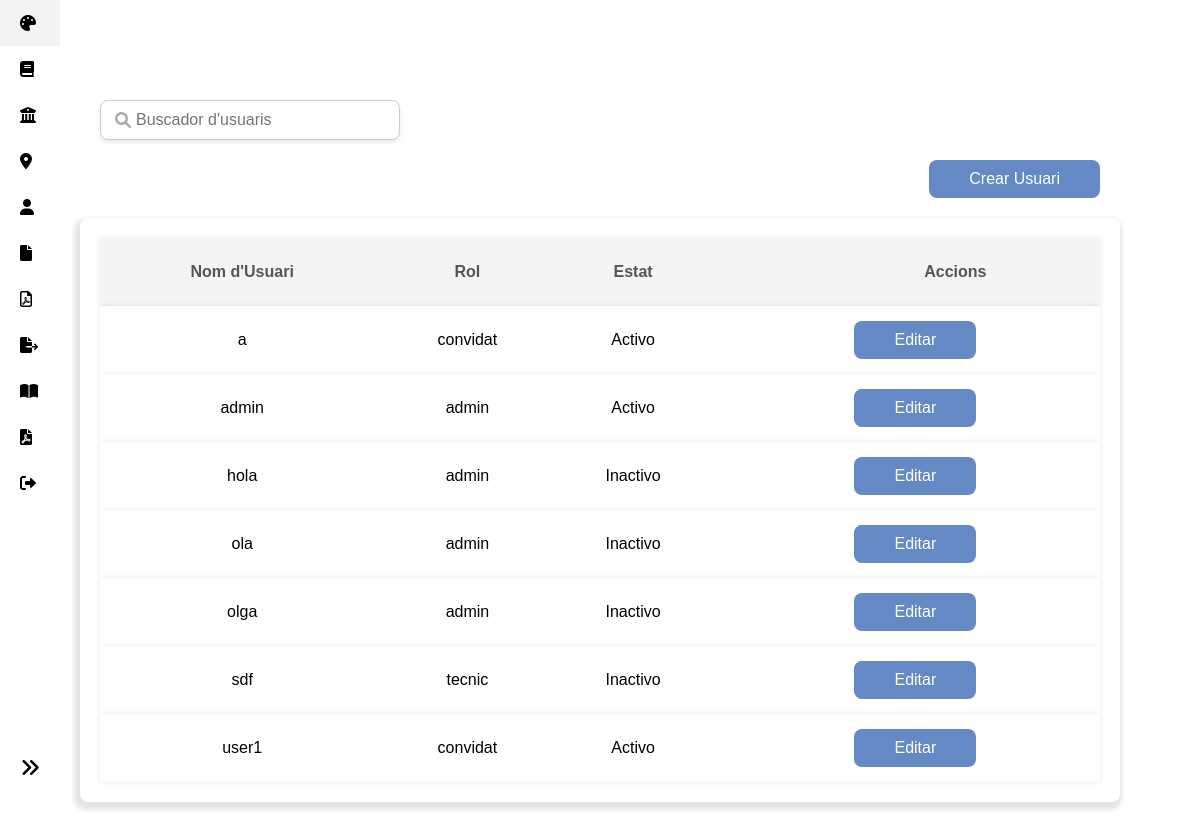
Page /index.php?controller=usuaris&action=listar_usuarios on the committed database.
### tables this page shows
CREATE TABLE `usuarios` (
  `nombre_usuario` varchar(50) NOT NULL,
  `password` varchar(255) NOT NULL,
  `rol_usuario` varchar(50) DEFAULT NULL,
  `estado` varchar(8) DEFAULT NULL
);

### autoload.php (called while the page is built, shortened)
<?php
function autocargar($nombreClase) {
    $baseDirectories = ['controllers', 'models', 'core'];
    $normalizedClassName = str_replace("\\", DIRECTORY_SEPARATOR, $nombreClase);
    foreach ($baseDirectories as $directory) {
        $file = "$directory/$normalizedClassName.php";
        if (file_exists($file)) {
            return;
        }
    }
    throw new Exception("Autoload fallat: La classe $nombreClase no s'ha trobat.");
}
?>

### controllers/UsuarisController.php (called while the page is built, shortened)
<?php
class UsuarisController {
    public function listar_usuarios() {
        $usuarioModel = new Usuario();
        $usuarios = $usuarioModel->mostrarTodos();
        require_once "views/usuarios/listarUsuarios.php";
    }
}

### models/database.php (called while the page is built)
<?php
class Database {
    private $db;
    public function conectar() {
        if ($this->db === null) {
            $config = $this->configBBDD();
            try {
                $this->db = new PDO(
                    "mysql:host={$config['host']};dbname={$config['dbname']}",
                    $config['username'],
                    $config['password']
                );
                $this->db->setAttribute(PDO::ATTR_ERRMODE, PDO::ERRMODE_EXCEPTION);
            } catch (PDOException $e) {
                error_log("Connexió a la base dades fallida " . $e->getMessage());
                throw new Exception("Error en la connexió de la base de dades");
            }
        }
        return $this->db;
    }
    private function configBBDD() {
        return [
            'host' => 'localhost',
            'dbname' => 'apellesfenosa',
            'username' => 'root',
            'password' => '',
        ];
    }
}
?>

### models/usuario.php (called while the page is built, shortened)
<?php
class Usuario extends Database {
    private $db;
    public function __construct() {
        $this->db = $this->conectar();
    }
    public function mostrarTodos() {
        $sql = "SELECT * FROM usuarios";
        try {
            $stmt = $this->db->query($sql);
            return $stmt->fetchAll(PDO::FETCH_ASSOC);
        } catch (PDOException $e) {
            error_log("Error fetching all users: " . $e->getMessage());
            return false;
        }
    }
}
?>

### views/usuarios/listarUsuarios.php (the view, shortened to what this page needs)
<!DOCTYPE html>
<html lang="es">
<head>
    <link rel="stylesheet" href="https://cdnjs.cloudflare.com/ajax/libs/font-awesome/6.0.0/css/all.min.css">
    <link rel="stylesheet" href="styles/usuarios/listado_usuarios.css">
</head>
<body>
    <div class="search-bar-container">
        <form class="search-bar">
            <i class="fa fa-search"></i>
            <input type="text" id="q" placeholder="Buscador d'usuaris" onkeyup="search()">
        </form>
    </div>
    <div class="crear-usuario">
        <a href="index.php?controller=Usuaris&action=formularioCrearUsuario" class="btn btn-success">Crear Usuari</a>
    </div>
    <div class="usuaris_box">
        <table class="table">
            <thead>
                <tr>
                    <th>Nom d'Usuari</th>
                    <th>Rol</th>
                    <th>Estat</th>
                    <th class="acciones-header">Accions</th>
                </tr>
            </thead>
            <tbody>
                <?php foreach($usuarios as $user): ?>
                <tr>
                    <td><?= $user['nombre_usuario']; ?></td>
                    <td><?= $user['rol_usuario']; ?></td>
                    <td><?= $user['estado'] == 'activo' ? 'Activo' : 'Inactivo'; ?></td>
                    <td class="acciones">
                        <a href="index.php?controller=Usuaris&action=editarUsuario&nombre=<?= $user['nombre_usuario']; ?>" class="btn btn-primary">Editar</a>
                    </td>
                </tr>
                <?php endforeach; ?>
            </tbody>
        </table>
    </div>
</body>
</html>

### index.php (shortened to what this page needs)
<!DOCTYPE html>
<html lang="en">
<head>
    <link rel="stylesheet" href="styles/header/sidebar_header.css">
    <link rel="stylesheet" href="https://cdnjs.cloudflare.com/ajax/libs/font-awesome/5.15.4/css/all.min.css">
</head>
<body>
<?php
require_once "views/header/sidebar_header.php";
require_once "autoload.php";
require_once "models/database.php";
try {
    $db = new Database();
    $connection = $db->conectar();
    $controller = isset($_GET['controller'])
        ? htmlspecialchars($_GET['controller'], ENT_QUOTES, 'UTF-8')
        : 'Login';
    $controllerClass = ucfirst($controller) . "Controller";
    if (class_exists($controllerClass)) {
        $controlador = new $controllerClass($connection);
        $action = isset($_GET['action'])
            ? htmlspecialchars($_GET['action'], ENT_QUOTES, 'UTF-8')
            : 'verLogin';
        if (method_exists($controlador, $action)) {
            $controlador->$action();
        } else {
            throw new Exception("L'acció '$action' no existeix en $controllerClass.");
        }
    } else {
        throw new Exception("El controlador '$controllerClass' no existeix");
    }
} catch (Exception $e) {
    echo "<h1>Error</h1>";
    echo "<p>" . htmlspecialchars($e->getMessage(), ENT_QUOTES, 'UTF-8') . "</p>";
    error_log($e->getMessage());
}
?>
</body>
</html>

### views/header/sidebar_header.php
<div class="sidebar">
    <ul class="menu">
        <li><a href="index.php?controller=Obras&action=verObras"><i class="fas fa-palette"></i> <span>Obres</span></a></li>
        <li><a href="index.php?controller=vocabulario&action=mostrarVocabulario"><i class="fas fa-book"></i> <span>Vocabulari</span></a></li>
        <li><a href="index.php?controller=Exposiciones&action=listado_exposiciones"><i class="fas fa-university"></i> <span>Exposicions</span></a></li>
        <li><a href="index.php?controller=Ubicacion&action=verArbol"><i class="fas fa-map-marker-alt"></i> <span>Ubicacions</span></a></li>
        <li><a href="index.php?controller=usuaris&action=listar_usuarios"><i class="fas fa-user"></i> <span>Usuaris</span></a></li>
        <li><a href="index.php?controller=Backup&action=createBackup"><i class="fas fa-file"></i> <span>Backup</span></a></li>
        <li><a href="index.php?controller=Obras&action=mostrarPdfTodasLasObras"><i class="far fa-file-pdf"></i><span>Llibre-registre</span></a></li>
        <li><a href="index.php?action=exportarCsv"> <i class="fas fa-file-export"></i> <span>Exportar Obras (CSV)</span></a></li>
        <li><a href="index.php?controller=Prestec&action=generarWord"><i class="fas fa-book-open"></i><span>Prestec</span></a></li>
        <li><a href="index.php?controller=Obras&action=mostrarPdfTodasLasObras"> <i class="fas fa-file-pdf"></i><span>Generar libro-registro</span></a></li>
        <li><a href="index.php?controller=Login&action=logout"><i class="fas fa-sign-out-alt"></i> <span>Cerrar sesión</span></a></li>
    </ul>
    <div class="toggle-btn">
        <i class="fas fa-angle-double-right"></i>
    </div>
</div>

### styles/header/sidebar_header.css (style rules this page uses)
html, body { margin: 0; padding: 0; overflow-x: hidden; width: 100%; background-color: #F3F3F3; }
.sidebar { background-color: #FFFFFF; color: #ecf0f1; width: 60px; min-height: 100vh; transition: width 0.3s; overflow: hidden; position: fixed; top: 0; left: 0; z-index: 1000; }
.sidebar ul { list-style: none; padding: 0; margin: 0; }
.sidebar ul li { padding: 15px 20px; text-align: left; cursor: pointer; display: flex; align-items: center; }
.sidebar ul li a { color: #000000; text-decoration: none; display: flex; align-items: center; gap: 10px; }
.sidebar .toggle-btn { position: absolute; bottom: 20px; left: 50%; transform: translateX(-50%); cursor: pointer; color: #000000; font-size: 20px; }
table { width: 100%; table-layout: auto; border-collapse: collapse; }
.filters, .search-bar, form { margin-top: 80px; }

### styles/usuarios/listado_usuarios.css (style rules this page uses)
body { font-family: "Arial", sans-serif; background-color: #FFFFFF; margin: 0; padding: 0; }
.btn { padding: 10px 40px; border-radius: 8px; text-decoration: none; color: white; display: inline-flex; justify-content: center; align-items: center; }
.btn-success { background-color: #6589C4; border: none; }
.btn-primary { background-color: #6589C4; border: none; }
.usuaris_box { max-width: 1000px; margin: 20px auto; padding: 20px; background-color: #FFFFFF; box-shadow: -2px 4px 4px 4px rgba(0, 0, 0, 0.1); border-radius: 8px; }
.table { width: 100%; border-collapse: collapse; border-radius: 8px; }
.table th { padding: 25px; text-align: center; background-color: #f4f4f4; color: #555; }
.table td { padding: 15px; text-align: center; }
.table tr { background-color: #FFFFFF; position: relative; box-shadow: 0 0px 5px 0px rgba(0, 0, 0, 0.1); }
.table .acciones-header { text-align: center; padding-left: 120px; }
.table .acciones { text-align: center; padding-right: 0; }
.crear-usuario { display: flex; justify-content: flex-end; margin: 20px auto 10px auto; width: 1000px; }
.search-bar-container { display: flex; justify-content: flex-start; align-items: center; margin-bottom: 20px; width: 100%; max-width: 1000px; margin: 0 auto; padding-top: 20px; }
.search-bar { display: flex; align-items: center; position: relative; width: 300px; }
.search-bar i { position: absolute; left: 15px; font-size: 16px; color: #aaa; }
.search-bar input { width: 100%; padding: 10px 15px 10px 35px; border: 1px solid #ccc; border-radius: 8px; font-size: 16px; box-shadow: 0 2px 4px rgba(0, 0, 0, 0.1); outline: none; transition: box-shadow 0.2s; }

### rows in the picture
usuarios: nombre_usuario "a", rol_usuario "convidat", estado "Activo"
usuarios: nombre_usuario "admin", rol_usuario "admin", estado "Activo"
usuarios: nombre_usuario "hola", rol_usuario "admin", shows "Inactivo"
usuarios: nombre_usuario "ola", rol_usuario "admin", shows "Inactivo"
usuarios: nombre_usuario "olga", rol_usuario "admin", shows "Inactivo"
usuarios: nombre_usuario "sdf", rol_usuario "tecnic", shows "Inactivo"
usuarios: nombre_usuario "user1", rol_usuario "convidat", estado "Activo"
